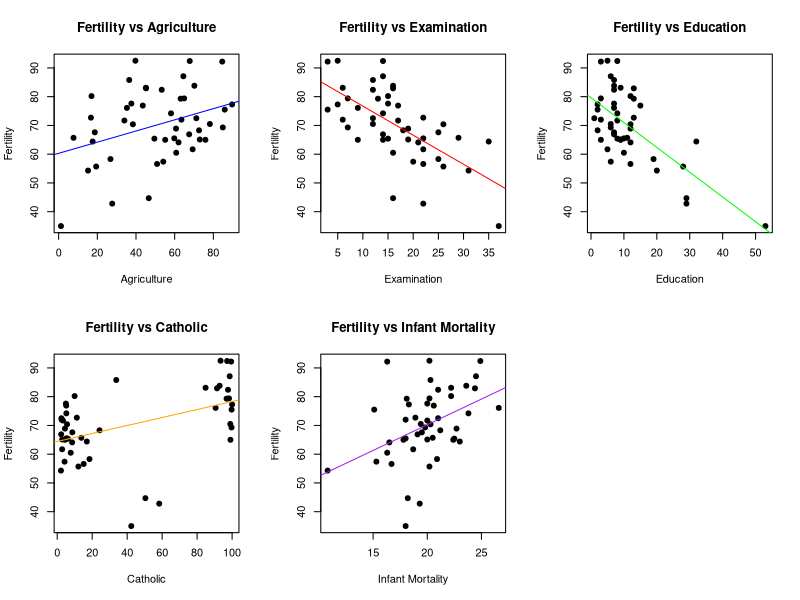

Source code (R):
## ---- chunk 1

data(swiss)

## ---- chunk 2

model_agriculture <- lm(Fertility ~ Agriculture, data=swiss)
model_examination <- lm(Fertility ~ Examination, data=swiss)
model_education <- lm(Fertility ~ Education, data=swiss)
model_catholic <- lm(Fertility ~ Catholic, data=swiss)
model_infantMortality <- lm(Fertility ~ Infant.Mortality, data=swiss)

## ---- chunk 3
par(mfrow=c(2,3)) 
## ---- chunk 4
plot(swiss$Agriculture, swiss$Fertility, main="Fertility vs Agriculture",
     xlab="Agriculture", ylab="Fertility", pch=19)
abline(model_agriculture, col="blue")
## ---- chunk 5
plot(swiss$Examination, swiss$Fertility, main="Fertility vs Examination",
     xlab="Examination", ylab="Fertility", pch=19)
abline(model_examination, col="red")
## ---- chunk 6
plot(swiss$Education, swiss$Fertility, main="Fertility vs Education",
     xlab="Education", ylab="Fertility", pch=19)
abline(model_education, col="green")
## ---- chunk 7
plot(swiss$Catholic, swiss$Fertility, main="Fertility vs Catholic",
     xlab="Catholic", ylab="Fertility", pch=19)
abline(model_catholic, col="orange")
## ---- chunk 8
plot(swiss$Infant.Mortality, swiss$Fertility, main="Fertility vs Infant Mortality",
     xlab="Infant Mortality", ylab="Fertility", pch=19)
abline(model_infantMortality, col="purple")
